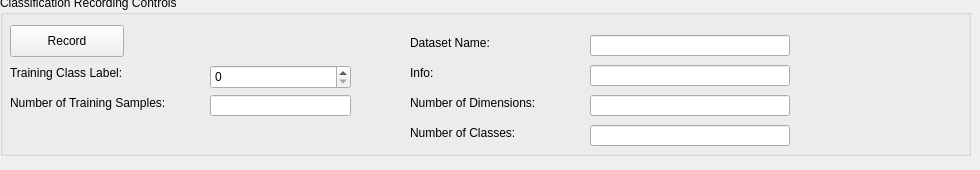
       <widget class="QWidget" name="page_24">
        <widget class="QGroupBox" name="groupBox_19">
         <property name="geometry">
          <rect>
           <x>0</x>
           <y>-5</y>
           <width>971</width>
           <height>161</height>
          </rect>
         </property>
         <property name="title">
          <string>Classification Recording Controls</string>
         </property>
         <widget class="QLabel" name="label_15">
          <property name="geometry">
           <rect>
            <x>410</x>
            <y>100</y>
            <width>171</width>
            <height>16</height>
           </rect>
          </property>
          <property name="text">
           <string>Number of Dimensions:</string>
          </property>
         </widget>
         <widget class="QLabel" name="label_23">
          <property name="geometry">
           <rect>
            <x>410</x>
            <y>40</y>
            <width>131</width>
            <height>16</height>
           </rect>
          </property>
          <property name="text">
           <string>Dataset Name:</string>
          </property>
         </widget>
         <widget class="QLineEdit" name="dataLabellingTool_classificationMode_numInputDimensionsField">
          <property name="geometry">
           <rect>
            <x>590</x>
            <y>100</y>
            <width>200</width>
            <height>21</height>
           </rect>
          </property>
         </widget>
         <widget class="QLineEdit" name="dataLabellingTool_classificationMode_numTrainingSamples">
          <property name="geometry">
           <rect>
            <x>210</x>
            <y>100</y>
            <width>141</width>
            <height>21</height>
           </rect>
          </property>
         </widget>
         <widget class="QLineEdit" name="dataLabellingTool_classificationMode_datasetName">
          <property name="geometry">
           <rect>
            <x>590</x>
            <y>40</y>
            <width>200</width>
            <height>21</height>
           </rect>
          </property>
         </widget>
         <widget class="QLabel" name="label_4">
          <property name="geometry">
           <rect>
            <x>10</x>
            <y>100</y>
            <width>191</width>
            <height>16</height>
           </rect>
          </property>
          <property name="text">
           <string>Number of Training Samples:</string>
          </property>
         </widget>
         <widget class="QLabel" name="label_3">
          <property name="geometry">
           <rect>
            <x>10</x>
            <y>70</y>
            <width>131</width>
            <height>16</height>
           </rect>
          </property>
          <property name="text">
           <string>Training Class Label:</string>
          </property>
         </widget>
         <widget class="QPushButton" name="dataLabellingTool_classificationModeRecordButton">
          <property name="geometry">
           <rect>
            <x>10</x>
            <y>30</y>
            <width>114</width>
            <height>32</height>
           </rect>
          </property>
          <property name="text">
           <string>Record</string>
          </property>
         </widget>
         <widget class="QSpinBox" name="dataLabellingTool_classLabel">
          <property name="geometry">
           <rect>
            <x>210</x>
            <y>70</y>
            <width>141</width>
            <height>24</height>
           </rect>
          </property>
         </widget>
         <widget class="QLineEdit" name="dataLabellingTool_classificationMode_numClassesField">
          <property name="geometry">
           <rect>
            <x>590</x>
            <y>130</y>
            <width>200</width>
            <height>21</height>
           </rect>
          </property>
         </widget>
         <widget class="QLabel" name="label_43">
          <property name="geometry">
           <rect>
            <x>410</x>
            <y>130</y>
            <width>171</width>
            <height>16</height>
           </rect>
          </property>
          <property name="text">
           <string>Number of Classes:</string>
          </property>
         </widget>
         <widget class="QLabel" name="label_46">
          <property name="geometry">
           <rect>
            <x>410</x>
            <y>70</y>
            <width>131</width>
            <height>16</height>
           </rect>
          </property>
          <property name="text">
           <string>Info:</string>
          </property>
         </widget>
         <widget class="QLineEdit" name="dataLabellingTool_classificationMode_infoTextField">
          <property name="geometry">
           <rect>
            <x>590</x>
            <y>70</y>
            <width>200</width>
            <height>21</height>
           </rect>
          </property>
         </widget>
        </widget>
       </widget>
